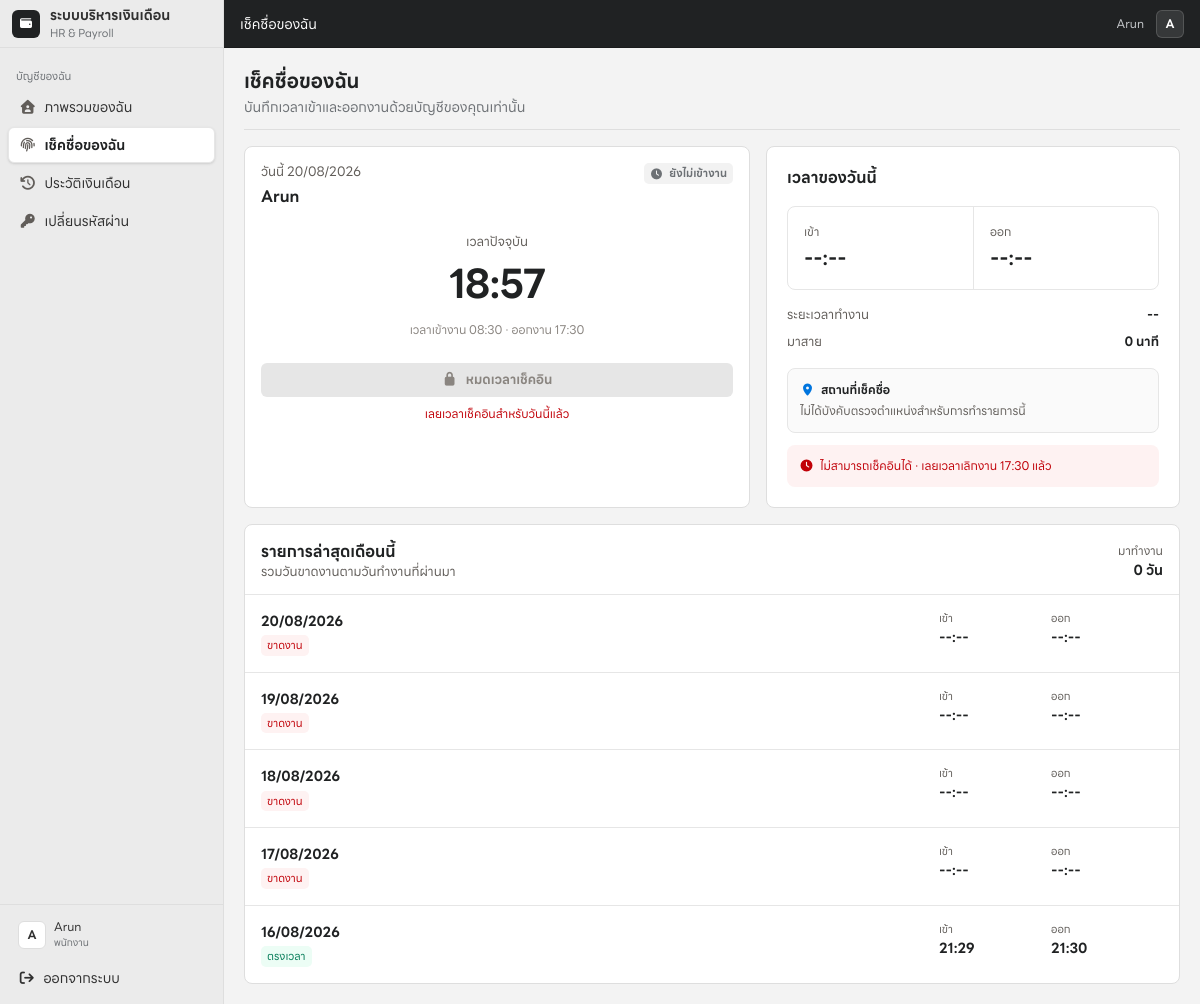
Screenshot of /me/attendance (signed in) with the database file from the repository.
### tables this page shows
CREATE TABLE IF NOT EXISTS `employee` (
  `Employee_id` int(11) NOT NULL,
  `Name` varchar(200) NOT NULL,
  `Address` varchar(200) NOT NULL,
  `Phone_no` varchar(15) DEFAULT NULL,
  `Email` varchar(50) DEFAULT NULL,
  `Start_date` date NOT NULL,
  `dob` date NOT NULL,
  `gender` varchar(15) NOT NULL,
  `loan` int(11) NOT NULL,
  `p_fund` int(11) NOT NULL,
  `jobtitle` varchar(50) NOT NULL,
  `Depart_id` int(11) NOT NULL,
  `managesDepart_id` int(11) DEFAULT NULL,
  `bank_accno` int(11) DEFAULT NULL,
  PRIMARY KEY (`Employee_id`),
  UNIQUE KEY `Phone_no` (`Phone_no`),
  UNIQUE KEY `Email` (`Email`),
  UNIQUE KEY `bank_accno` (`bank_accno`),
  KEY `employee_ibfk_1` (`Depart_id`),
  KEY `employee_ibfk_2` (`managesDepart_id`),
  KEY `employee_ibfk_3` (`jobtitle`),
  CONSTRAINT `employee_ibfk_1` FOREIGN KEY (`Depart_id`) REFERENCES `department` (`Depart_id`),
  CONSTRAINT `employee_ibfk_2` FOREIGN KEY (`managesDepart_id`) REFERENCES `department` (`Depart_id`),
  CONSTRAINT `employee_ibfk_3` FOREIGN KEY (`jobtitle`) REFERENCES `job` (`Job_Title`)
);

CREATE TABLE IF NOT EXISTS `attendance_settings` (
  `id` tinyint(3) unsigned NOT NULL,
  `work_start` time NOT NULL DEFAULT '08:30:00',
  `work_end` time NOT NULL DEFAULT '17:30:00',
  `grace_minutes` smallint(5) unsigned NOT NULL DEFAULT 10,
  `working_days` varchar(20) NOT NULL DEFAULT '1,2,3,4,5',
  `timezone` varchar(64) NOT NULL DEFAULT 'Asia/Bangkok',
  `tracking_start_date` date DEFAULT NULL,
  `updated_by` varchar(45) DEFAULT NULL,
  `created_at` timestamp NOT NULL DEFAULT current_timestamp(),
  `updated_at` timestamp NOT NULL DEFAULT current_timestamp() ON UPDATE current_timestamp(),
  PRIMARY KEY (`id`)
);

CREATE TABLE IF NOT EXISTS `attendance` (
  `id` bigint(20) unsigned NOT NULL AUTO_INCREMENT,
  `employee_id` int(11) NOT NULL,
  `attendance_date` date NOT NULL,
  `check_in_at` datetime NOT NULL,
  `check_in_latitude` decimal(10,7) DEFAULT NULL,
  `check_in_longitude` decimal(10,7) DEFAULT NULL,
  `check_in_accuracy` decimal(8,2) DEFAULT NULL,
  `check_in_geofence_id` bigint(20) unsigned DEFAULT NULL,
  `check_in_geofence_name` varchar(160) DEFAULT NULL,
  `check_out_at` datetime DEFAULT NULL,
  `check_out_latitude` decimal(10,7) DEFAULT NULL,
  `check_out_longitude` decimal(10,7) DEFAULT NULL,
  `check_out_accuracy` decimal(8,2) DEFAULT NULL,
  `check_out_geofence_id` bigint(20) unsigned DEFAULT NULL,
  `check_out_geofence_name` varchar(160) DEFAULT NULL,
  `scheduled_start` time NOT NULL,
  `scheduled_end` time NOT NULL,
  `late_minutes` smallint(5) unsigned NOT NULL DEFAULT 0,
  `status` varchar(20) NOT NULL DEFAULT 'on_time',
  `created_by` varchar(45) DEFAULT NULL,
  `created_at` timestamp NOT NULL DEFAULT current_timestamp(),
  `updated_at` timestamp NOT NULL DEFAULT current_timestamp() ON UPDATE current_timestamp(),
  PRIMARY KEY (`id`),
  UNIQUE KEY `uq_attendance_employee_date` (`employee_id`,`attendance_date`),
  KEY `idx_attendance_date` (`attendance_date`),
  KEY `idx_attendance_employee_period` (`employee_id`,`attendance_date`),
  CONSTRAINT `fk_attendance_employee` FOREIGN KEY (`employee_id`) REFERENCES `employee` (`Employee_id`) ON UPDATE CASCADE
);

### pages/me_attendance.php (the view, shortened to what the rows shown need)
<?php
require_once __DIR__ . '/../lib/db.php';
require_once __DIR__ . '/../lib/attendance.php';
$employeeId = (int) authEmployeeId();
$settings = getAttendanceSettings($connection);
$locationSettings = geofenceGetSettings($connection);
$now = attendanceNow($settings);
$employeeStmt = mysqli_prepare($connection, 'SELECT Employee_id, Name FROM employee WHERE Employee_id=? LIMIT 1');
mysqli_stmt_bind_param($employeeStmt, 'i', $employeeId); mysqli_stmt_execute($employeeStmt);
$employee = mysqli_fetch_assoc(mysqli_stmt_get_result($employeeStmt));
$today = attendanceFindToday($connection, $employeeId, $now->format('Y-m-d'));
$status = attendanceStatusMeta($today);
$metrics = attendancePeriodMetrics($connection, $employeeId, (int) $now->format('Y'), strtolower($now->format('F')));
$recentRows = array_slice(attendanceHistoryRows($metrics), 0, 7);
$checkInWindow = attendanceCheckInWindow($settings, $now);
$isCheckInClosed = !$today && !$checkInWindow['can_check_in'];
$canCheckIn = !$today && $checkInWindow['can_check_in'];
$canCheckOut = $today && empty($today['check_out_at']);
$attendanceAction = $today ? 'check_out' : 'check_in';
$locationRequired = geofenceRequiresAction($locationSettings, $attendanceAction);
$eligibleGeofenceCount = $locationRequired ? count(geofenceForEmployee($connection, $employeeId, true)) : 0;
$locationUnavailable = $locationRequired && $eligibleGeofenceCount === 0;
$escape = static fn($value): string => htmlspecialchars((string) $value, ENT_QUOTES, 'UTF-8');
?>
<div class="mx-auto w-full max-w-5xl space-y-4">
    <header class="border-b border-[#dedede] pb-3"><h1 class="text-xl font-semibold text-[#202223]">เช็คชื่อของฉัน</h1><p class="mt-0.5 text-sm text-[#6d7175]">บันทึกเวลาเข้าและออกงานด้วยบัญชีของคุณเท่านั้น</p></header>
    <section id="employee-attendance-workspace" class="space-y-4">
    <section class="grid gap-4 lg:grid-cols-[1.1fr_.9fr]" data-attendance-location-scope>
        <article class="rounded-lg border border-[#dedede] bg-white p-5 sm:p-6">
            <div class="flex items-start justify-between gap-3"><div><p class="text-[13px] text-[#615d59]">วันนี้ <?= $escape($now->format('d/m/Y')) ?></p><h2 class="mt-1 text-[19px] font-bold"><?= $escape($employee['Name'] ?? authDisplayName()) ?></h2></div><span class="inline-flex items-center gap-1.5 rounded-full px-2.5 py-1 text-[12px] font-semibold <?= $status['class'] ?>"><i class="fa-solid <?= $status['icon'] ?>"></i><?= $status['label'] ?></span></div>
            <div class="my-6 text-center"><p class="text-[13px] text-[#615d59]">เวลาปัจจุบัน</p><p class="mt-1 text-[40px] font-bold leading-none tracking-tight"><?= $escape($now->format('H:i')) ?></p><p class="mt-2 text-[12px] text-[#8a8580]">เวลาเข้างาน <?= $escape(substr((string) $settings['work_start'], 0, 5)) ?> · ออกงาน <?= $escape(substr((string) $settings['work_end'], 0, 5)) ?></p></div>
            <form method="post" action="/me/attendance" hx-post="/me/attendance" hx-target="#employee-attendance-workspace" hx-select="#employee-attendance-workspace" hx-swap="outerHTML" data-attendance-location-form data-location-required="<?= $locationRequired ? '1' : '0' ?>"><input type="hidden" name="csrf_token" value="<?= $escape(authCsrfToken()) ?>"><input type="hidden" name="latitude"><input type="hidden" name="longitude"><input type="hidden" name="accuracy"><?php if ($locationUnavailable && ($canCheckIn || $canCheckOut)): ?><button type="button" disabled class="min-h-12 w-full cursor-not-allowed rounded-[8px] bg-[#e6e6e6] px-4 font-bold text-[#8a8580]"><i class="fa-solid fa-location-dot mr-2"></i>ยังไม่มีพื้นที่เช็คชื่อ</button><p class="mt-2 text-center text-[12px] text-red-700">กรุณาติดต่อผู้ดูแลระบบ</p><?php elseif ($canCheckIn): ?><button type="submit" name="attendance_action" value="check_in" class="min-h-12 w-full rounded-[8px] bg-[#0075de] px-4 font-bold text-white hover:bg-[#005bab]"><i class="fa-solid fa-right-to-bracket mr-2"></i>เช็คชื่อเข้างาน</button><?php elseif ($canCheckOut): ?><button type="submit" name="attendance_action" value="check_out" class="min-h-12 w-full rounded-[8px] bg-[#202223] px-4 font-bold text-white hover:bg-black"><i class="fa-solid fa-right-from-bracket mr-2"></i>เช็คชื่อออกงาน</button><?php elseif ($isCheckInClosed): ?><button type="button" disabled class="min-h-12 w-full cursor-not-allowed rounded-[8px] bg-[#e6e6e6] px-4 font-bold text-[#8a8580]"><i class="fa-solid fa-lock mr-2"></i>หมดเวลาเช็คอิน</button><p class="mt-2 text-center text-[12px] text-red-700">เลยเวลาเช็คอินสำหรับวันนี้แล้ว</p><?php else: ?><button type="button" disabled class="min-h-12 w-full cursor-not-allowed rounded-[8px] bg-[#e6e6e6] px-4 font-bold text-[#8a8580]"><i class="fa-solid fa-circle-check mr-2"></i>บันทึกเวลาครบแล้ว</button><?php endif; ?></form>
        </article>
        <article class="rounded-lg border border-[#dedede] bg-white p-5"><h2 class="font-bold">เวลาของวันนี้</h2><div class="mt-4 grid grid-cols-2 overflow-hidden rounded-[8px] border border-[#e6e6e6]"><div class="p-4"><p class="text-[12px] text-[#615d59]">เข้า</p><p class="mt-1 text-[24px] font-bold"><?= $today ? date('H:i', strtotime($today['check_in_at'])) : '--:--' ?></p></div><div class="border-l border-[#e6e6e6] p-4"><p class="text-[12px] text-[#615d59]">ออก</p><p class="mt-1 text-[24px] font-bold"><?= !empty($today['check_out_at']) ? date('H:i', strtotime($today['check_out_at'])) : '--:--' ?></p></div></div><dl class="mt-4 space-y-2 text-[13px]"><div class="flex justify-between gap-3"><dt class="text-[#615d59]">ระยะเวลาทำงาน</dt><dd class="font-semibold"><?= $today ? $escape(attendanceFormatDuration($today['check_in_at'], $today['check_out_at'])) : '--' ?></dd></div><div class="flex justify-between gap-3"><dt class="text-[#615d59]">มาสาย</dt><dd class="font-semibold <?= (int)($today['late_minutes'] ?? 0) > 0 ? 'text-amber-700' : '' ?>"><?= (int)($today['late_minutes'] ?? 0) ?> นาที</dd></div></dl><div class="mt-4 rounded-[8px] border border-[#e6e6e6] bg-[#fafafa] p-3 text-[12px]"><p class="font-bold text-[#202223]"><i class="fa-solid fa-location-dot mr-1.5 text-[#0075de]"></i>สถานที่เช็คชื่อ</p><p data-location-client-status class="mt-1 <?= $locationUnavailable ? 'text-red-700' : 'text-[#615d59]' ?>"><?php if($locationUnavailable): ?>ยังไม่มีพื้นที่ที่อนุญาต กรุณาติดต่อผู้ดูแลระบบ<?php elseif($locationRequired): ?><?= $today && $today['check_in_geofence_name'] ? $escape('เช็คอินที่ '.$today['check_in_geofence_name'].' · ตรวจตำแหน่งอีกครั้งเมื่อเช็คเอาต์') : 'กำลังรอตรวจสอบตำแหน่ง · ระบบจะขอ GPS เมื่อกดเช็คชื่อ' ?><?php else: ?>ไม่ได้บังคับตรวจตำแหน่งสำหรับการทำรายการนี้<?php endif; ?></p><?php if($today && $today['check_out_geofence_name']): ?><p class="mt-1 font-medium text-emerald-700">เช็คเอาต์ที่ <?= $escape($today['check_out_geofence_name']) ?></p><?php endif; ?></div><div class="mt-3 rounded-[8px] <?= $isCheckInClosed ? 'bg-red-50 text-red-700' : 'bg-[#f6f5f4] text-[#615d59]' ?> p-3 text-[12px]"><i class="fa-solid <?= $isCheckInClosed ? 'fa-clock' : 'fa-circle-info' ?> mr-1.5"></i><?php if ($isCheckInClosed): ?>ไม่สามารถเช็คอินได้ · เลยเวลาเลิกงาน <?= $escape($checkInWindow['work_end']->format('H:i')) ?> แล้ว<?php else: ?>ระบบใช้เวลา <?= $escape($settings['timezone']) ?> และไม่อนุญาตให้แก้ไขเวลาย้อนหลัง<?php endif; ?></div></article>
    </section>
    <section class="overflow-hidden rounded-lg border border-[#dedede] bg-white"><header class="flex items-center justify-between border-b border-[#e6e6e6] p-4"><div><h2 class="font-bold">รายการล่าสุดเดือนนี้</h2><p class="text-[13px] text-[#615d59]">รวมวันขาดงานตามวันทำงานที่ผ่านมา</p></div><div class="text-right"><p class="text-[12px] text-[#615d59]">มาทำงาน</p><p class="font-bold"><?= (int)$metrics['attendance_days'] ?> วัน</p></div></header><?php if ($recentRows): ?><div class="divide-y divide-[#e6e6e6]"><?php foreach ($recentRows as $row): $rowStatus=attendanceStatusMeta($row); ?><div class="grid grid-cols-[1fr_auto] gap-3 p-4 sm:grid-cols-[1fr_100px_100px_auto]"><div><p class="font-semibold"><?= $escape(date('d/m/Y', strtotime($row['attendance_date']))) ?></p><span class="mt-1 inline-flex rounded-full px-2 py-0.5 text-[11px] <?= $rowStatus['class'] ?>"><?= $rowStatus['label'] ?></span></div><div class="hidden sm:block"><p class="text-[11px] text-[#615d59]">เข้า</p><p class="font-semibold"><?= !empty($row['check_in_at']) ? date('H:i', strtotime($row['check_in_at'])) : '--:--' ?></p></div><div class="hidden sm:block"><p class="text-[11px] text-[#615d59]">ออก</p><p class="font-semibold"><?= !empty($row['check_out_at']) ? date('H:i', strtotime($row['check_out_at'])) : '--:--' ?></p></div><p class="text-right text-[13px] text-[#615d59]"><?= (int)($row['late_minutes'] ?? 0) > 0 ? 'สาย '.(int)$row['late_minutes'].' นาที' : '' ?></p></div><?php endforeach; ?></div><?php else: ?><div class="p-8 text-center text-[14px] text-[#615d59]">ยังไม่มีรายการในเดือนนี้</div><?php endif; ?></section>
    </section>
</div>

### index.php (shortened to what the rows shown need)
<?php
require_once __DIR__ . '/lib/auth.php';
$routes = [
    '/'                     => __DIR__ . '/pages/home.php',
    '/login'                => __DIR__ . '/pages/login.php',
    '/logout'               => __DIR__ . '/pages/logout.php',
    '/department'           => __DIR__ . '/pages/department.php',
    '/department/add'       => __DIR__ . '/pages/department_add.php',
    '/department/delete'    => __DIR__ . '/pages/department_delete.php',
    '/employee'             => __DIR__ . '/pages/employee.php',
    '/employee/add'         => __DIR__ . '/pages/employee_add.php',
    '/employee/update'      => __DIR__ . '/pages/employee_update.php',
    '/employee/delete'      => __DIR__ . '/pages/employee_delete.php',
    '/employee/setsalary'   => __DIR__ . '/pages/employee_setsalary.php',
    '/employee/payment'     => __DIR__ . '/pages/employee_payment.php',
    '/employee/payslip'     => __DIR__ . '/pages/employee_payslip.php',
    '/employee/payhistory'  => __DIR__ . '/pages/employee_payhistory.php',
    '/employee/accounts'    => __DIR__ . '/pages/employee_accounts.php',
    '/attendance'           => __DIR__ . '/pages/attendance.php',
    '/attendance/calendar'  => __DIR__ . '/pages/attendance_calendar.php',
    '/attendance/history'   => __DIR__ . '/pages/attendance_history.php',
    '/settings/payroll'     => __DIR__ . '/pages/payroll_settings.php',
    '/settings/attendance'  => __DIR__ . '/pages/attendance_settings.php',
    '/settings/attendance/location' => __DIR__ . '/pages/attendance_location_settings.php',
    '/admin/accounts'       => __DIR__ . '/pages/admin_accounts.php',
    '/admin/accounts/delete'=> __DIR__ . '/pages/admin_accounts_delete.php',
    '/admin/password'       => __DIR__ . '/pages/admin_password.php',
    '/me'                   => __DIR__ . '/pages/me.php',
    '/me/attendance'        => __DIR__ . '/pages/me_attendance.php',
    '/me/payhistory'        => __DIR__ . '/pages/me_payhistory.php',
    '/me/password'          => __DIR__ . '/pages/me_password.php',
];
$path = parse_url($_SERVER['REQUEST_URI'], PHP_URL_PATH);
$path = rtrim($path, '/');
foreach ($routes as $route => $file) {
    if ($path === $route) {
        require $file;
        require __DIR__ . '/layouts/app.php';
        exit;
    }
}
require __DIR__ . '/layouts/app.php';

### rows the page displays
employee: Name "Arun"
attendance_settings: work_start "08:30", work_end "17:30", work_start+work_end "17:30"
attendance: attendance_date "16/08/2026", label "ตรงเวลา", check_in_at "21:29", check_out_at "21:30"

### other values shown
$currentSection "บัญชีของฉัน"
$item['label'] "ภาพรวมของฉัน"
$item['label'] "เช็คชื่อของฉัน"
$item['label'] "ประวัติเงินเดือน"
$item['label'] "เปลี่ยนรหัสผ่าน"
$status['label'] "ยังไม่เข้างาน"
$today['late_minutes'] "0"
$escape(date('d/m/Y', strtotime($row['attendance_date']))) "20/08/2026"
$rowStatus['label'] "ขาดงาน"
$escape(date('d/m/Y', strtotime($row['attendance_date']))) "19/08/2026"
$escape(date('d/m/Y', strtotime($row['attendance_date']))) "18/08/2026"
$escape(date('d/m/Y', strtotime($row['attendance_date']))) "17/08/2026"
